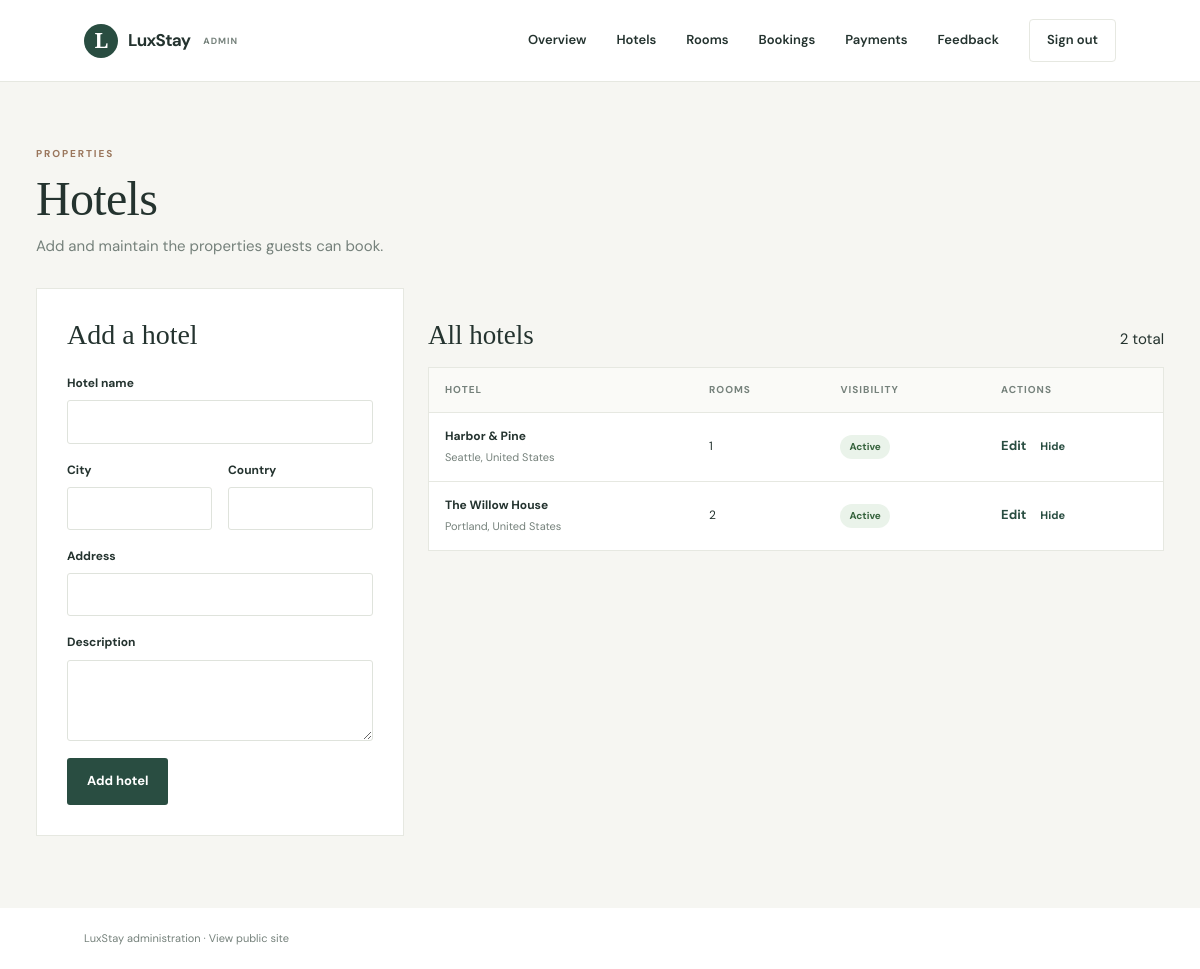
/admin/hotels.php (signed in), run on the app's committed database.
### tables this page shows
CREATE TABLE IF NOT EXISTS hotels (
    id INT UNSIGNED AUTO_INCREMENT PRIMARY KEY,
    name VARCHAR(150) NOT NULL,
    city VARCHAR(100) NOT NULL,
    country VARCHAR(100) NOT NULL DEFAULT '',
    address VARCHAR(255) NOT NULL DEFAULT '',
    description TEXT NULL,
    is_active TINYINT(1) NOT NULL DEFAULT 1,
    created_at TIMESTAMP NOT NULL DEFAULT CURRENT_TIMESTAMP,
    INDEX idx_hotels_active (is_active)
);

### includes/functions.php (called while the page is built, shortened)
<?php
function app_url(string $path = ''): string
{
    return APP_BASE_URL . '/' . ltrim($path, '/');
}
function e(mixed $value): string
{
    return htmlspecialchars((string) $value, ENT_QUOTES | ENT_SUBSTITUTE, 'UTF-8');
}

### admin/hotels.php (the view, shortened to what this page needs)
<?php
$pdo = db();
$edit = null;
$hotels=$pdo->query('SELECT h.*, (SELECT COUNT(*) FROM rooms r WHERE r.hotel_id=h.id) AS room_count FROM hotels h ORDER BY h.id DESC')->fetchAll();
require __DIR__ . '/_header.php';
?>
<section class="page-intro"><span class="eyebrow">Properties</span><h1>Hotels</h1><p>Add and maintain the properties guests can book.</p></section>
<div class="admin-columns"><section class="form-card"><h2><?= $edit?'Edit hotel':'Add a hotel' ?></h2><form method="post"><label>Hotel name<input name="name" required maxlength="150" value="<?= e($edit['name']??'') ?>"></label><div class="form-row"><label>City<input name="city" required value="<?= e($edit['city']??'') ?>"></label><label>Country<input name="country" value="<?= e($edit['country']??'') ?>"></label></div><label>Address<input name="address" value="<?= e($edit['address']??'') ?>"></label><label>Description<textarea name="description" rows="3"></textarea></label><button class="button button-dark"><?= $edit?'Save hotel':'Add hotel' ?></button></form></section>
<section><div class="section-heading compact"><h2>All hotels</h2><span><?= count($hotels) ?> total</span></div><div class="table-wrap"><table><thead><tr><th>Hotel</th><th>Rooms</th><th>Visibility</th><th>Actions</th></tr></thead><tbody><?php foreach($hotels as $hotel): ?><tr><td><strong><?= e($hotel['name']) ?></strong><small><?= e($hotel['city']) ?><?= $hotel['country']?', '.e($hotel['country']):'' ?></small></td><td><?= (int)$hotel['room_count'] ?></td><td><span class="badge <?= $hotel['is_active']?'confirmed':'cancelled' ?>"><?= $hotel['is_active']?'Active':'Hidden' ?></span></td><td><a class="text-link" href="<?= e(app_url('admin/hotels.php?edit='.(int)$hotel['id'])) ?>">Edit</a><form class="inline-form" method="post"><?= csrf_field() ?><input type="hidden" name="action" value="toggle"><input type="hidden" name="id" value="<?= (int)$hotel['id'] ?>"><button class="text-button"><?= $hotel['is_active']?'Hide':'Activate' ?></button></form></td></tr><?php endforeach; ?></tbody></table></div></section></div>
<?php require __DIR__ . '/_footer.php'; ?>

### assets/css/style.css (style rules this page uses)
:root { --ink:#24332f;--muted:#75817b;--green:#294d41;--green-dark:#1e3c33;--cream:#f6f5f0;--paper:#fff;--line:#e6e8e1;--peach:#e6a87c;--serif:'Playfair Display',Georgia,serif;--sans:'DM Sans',Arial,sans-serif }
* { box-sizing:border-box }
html { scroll-behavior:smooth }
body { margin:0;background:var(--cream);color:var(--ink);font:15px/1.6 var(--sans) }
a { color:inherit;text-decoration:none }
button,input,select,textarea { font:inherit }
.eyebrow { text-transform:uppercase;letter-spacing:1.9px;font-size:10px;font-weight:700;color:#9a765c }
h1,h2,h3,p { margin-top:0 }
.button { display:inline-flex;align-items:center;justify-content:center;gap:18px;border:0;border-radius:3px;padding:13px 20px;min-height:46px;font-weight:700;font-size:13px;cursor:pointer;transition:background .15s,transform .15s }
.button-dark { background:var(--green);color:#fff }
.section-heading { display:flex;align-items:end;justify-content:space-between;margin-bottom:26px }
.section-heading h2 { font:500 34px var(--serif);margin:7px 0 0 }
.text-link { color:var(--green);font-size:13px;font-weight:700 }
.page-intro { padding:58px 0 30px }
.page-intro h1 { font:500 clamp(36px,4vw,48px)/1.15 var(--serif);letter-spacing:-.7px;margin:7px 0 }
.page-intro p { color:var(--muted);margin:8px 0 0 }
.form-card { background:#fff;border:1px solid var(--line);padding:30px }
.form-card h2 { font:500 28px var(--serif);margin-bottom:5px }
.form-card form { margin-top:23px }
label { display:block;font-size:12px;font-weight:700;margin-bottom:17px }
label input,label select,label textarea,.status-form select { display:block;width:100%;margin-top:7px;padding:11px 12px;border:1px solid #dfe3dc;border-radius:3px;background:#fff;color:var(--ink);outline:none }
.form-row { display:grid;grid-template-columns:1fr 1fr;gap:16px }
.compact { margin:25px 0 16px }
.compact h2 { font-size:27px }
.table-wrap { overflow-x:auto;background:#fff;border:1px solid var(--line);margin:16px 0 28px }
table { border-collapse:collapse;width:100%;min-width:720px;text-align:left }
th,td { padding:14px 16px;border-bottom:1px solid var(--line);font-size:12px;vertical-align:middle }
th { font-size:10px;text-transform:uppercase;letter-spacing:1px;color:var(--muted);background:#fafaf7 }
td strong { display:block }
td small { display:block;color:var(--muted);font-size:11px;margin-top:3px }
tbody tr:last-child td { border-bottom:0 }
.badge { display:inline-block;padding:4px 9px;border-radius:20px;background:#f2eee7;font-size:10px;font-weight:700 }
.badge.confirmed,.badge.paid { background:#eaf3ea;color:#35623c }
.inline-form { display:inline;margin-left:10px }
.text-button { border:0;background:none;color:var(--green);font-size:11px;font-weight:700;cursor:pointer;padding:4px }
.admin-columns { display:grid;grid-template-columns:minmax(280px,.8fr) minmax(0,1.6fr);gap:24px;align-items:start }
.admin-columns .form-card { position:sticky;top:15px }
.admin-body { background:#f6f6f2 }

### data on the page
hotels: name "Harbor & Pine", city "Seattle", country "United States", room_count "1", is_active "Active"
hotels: name "The Willow House", city "Portland", country "United States", room_count "2", is_active "Active"

### other printed values
count($hotels) "2"
